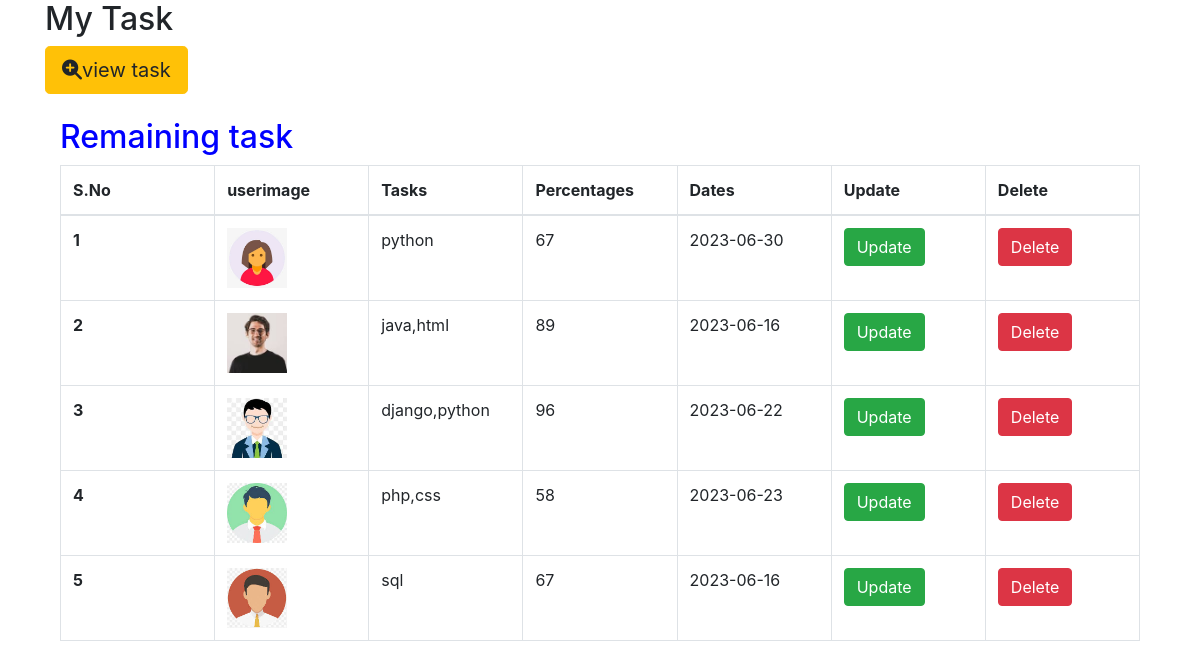
/dashboard/, run on the app's committed database.
### todoapp/models.py (models this page shows)
class usertask(models.Model):
    userimage=models.ImageField(upload_to='userimage',null=False,blank=True)
    tasks=models.CharField(max_length=200,default='')
    percentages=models.CharField(max_length=200,default='')
    dates=models.CharField(max_length=200,default='')

### todoapp/views.py (the view, shortened to what this page needs)
# urls.py: path('dashboard/', views.dashboard),
def dashboard(request):
    mytask=usertask.objects.all()
    return render(request,'dashboard.html',{'mytask':mytask})

### todoapp/templates/dashboard.html (shortened to what this page needs)
<!DOCTYPE html>
<html lang="en">
<head>
    <link rel="stylesheet" href="https://cdn.jsdelivr.net/npm/bootstrap@4.6.2/dist/css/bootstrap.min.css">
        <link rel="stylesheet" href="https://cdnjs.cloudflare.com/ajax/libs/font-awesome/6.4.0/css/all.min.css"
 />
</head>
<body>
    <div class="container">
        <h2> My Task</h2>
<button type="button" class="btn btn-warning btn-lg" data-toggle="modal" data-target="#myModal"><i class="fa fa-search-plus" aria-hidden="true"></i>view task
</button><br><br>
<div class="container">
      <h2 style="color:blue">Remaining task</h2>
       <table id="example" class="table table-bordered" style="width: 100%;border-color: rgb(20, 1, 1); table-layout: fixed;word-break: break-all;">
          <thead>
            <tr>
              <th scope="col">S.No</th>
              <th>userimage</th>
              <th scope="col">Tasks</th>
              <th scope="col">Percentages</th>
              <th scope="col">Dates</th>
              <th scope="col">Update</th>
              <th scope="col">Delete</th>
            </tr>
          </thead>
          <tbody>
            {% for x in mytask %}
            <tr>
              <th scope="row">{{forloop.counter}}</th>
              <td>
                {% if x.userimage %}
                <img src="{{ x.userimage.url }}" width="60px" >
                {% else %}
                No image Available
                {% endif %}
              </td>
              <td>{{x.tasks}}</td>
              <td>{{x.percentages}}</td>
              <td>{{x.dates}}</td>
              <td><a href="/update/{{x.id}}"><button type="button" class="btn btn-success">Update</button> </a></td>
              <td><a href="/delete/{{x.id}}"><button type="submit" class="btn btn-danger">Delete</button></a></td>
            </tr>
            {% endfor %}
          </tbody>
        </table>
</div>
</div>
</body>
</html>

### data on the page
usertask: userimage (picture), tasks "python", percentages "67", dates "2023-06-30"
usertask: userimage (picture), tasks "java,html", percentages "89", dates "2023-06-16"
usertask: userimage (picture), tasks "django,python", percentages "96", dates "2023-06-22"
usertask: userimage (picture), tasks "php,css", percentages "58", dates "2023-06-23"
usertask: userimage (picture), tasks "sql", percentages "67", dates "2023-06-16"
